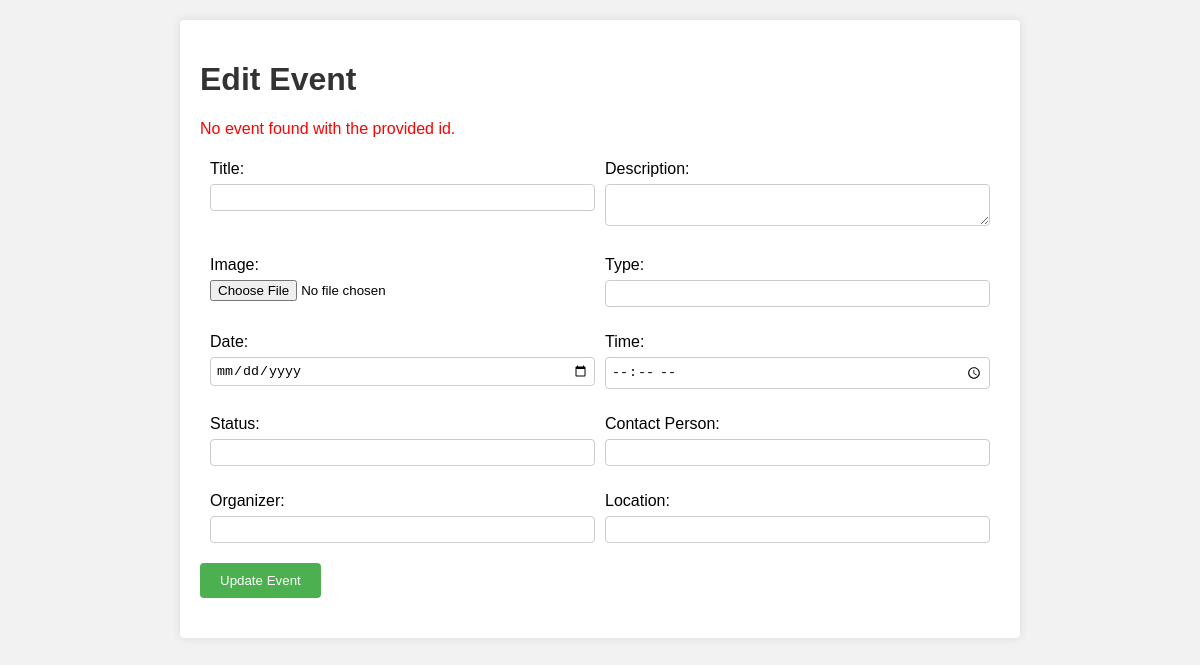
The page /Admin/functions/NewsUpdate/EditNews.php?id=6 on the database as committed earlier.
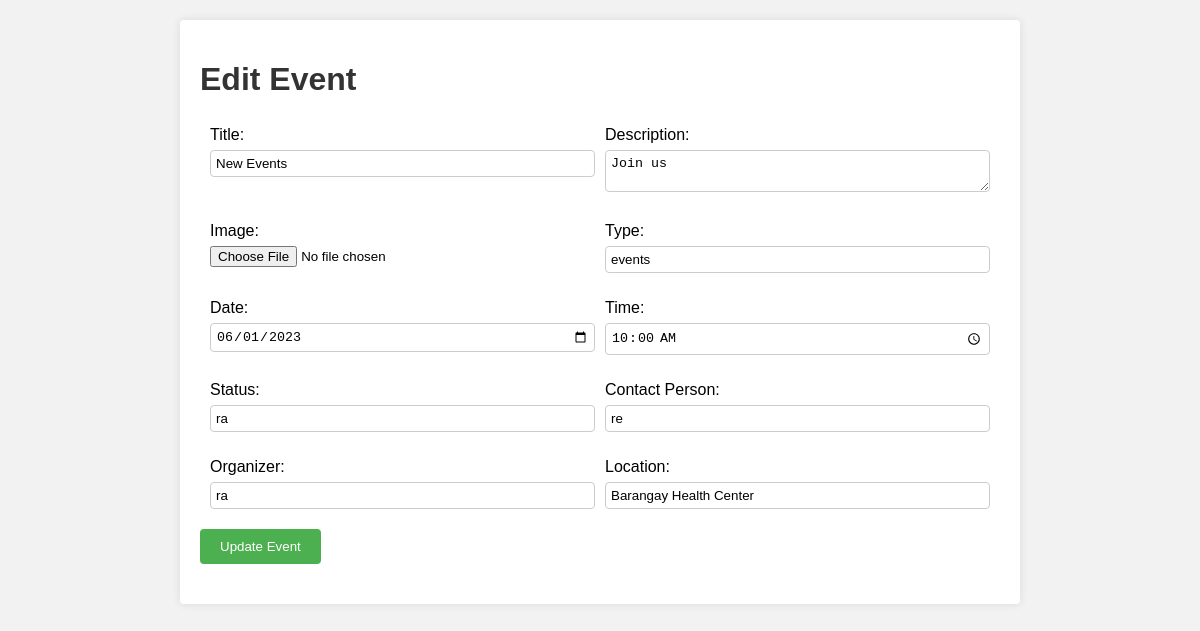
The same page on the database as committed later.
### tables this page shows
CREATE TABLE `news_events` (
  `id` int(11) NOT NULL AUTO_INCREMENT,
  `title` varchar(100) DEFAULT NULL,
  `description` text DEFAULT NULL,
  `image` varchar(100) DEFAULT NULL,
  `type` varchar(20) DEFAULT NULL,
  `date` date DEFAULT NULL,
  `time` time DEFAULT NULL,
  `status` varchar(50) DEFAULT NULL,
  `contact_person` varchar(50) DEFAULT NULL,
  `organizer` varchar(50) DEFAULT NULL,
  `location` varchar(100) DEFAULT NULL,
  `date_created` datetime DEFAULT NULL,
  `date_updated` datetime NOT NULL,
  `active` int(1) DEFAULT 1,
  PRIMARY KEY (`id`,`date_updated`)
);

### Admin/functions/NewsUpdate/EditNews.php (the view, shortened to what this page needs)
<!DOCTYPE html>
<html>
<head>
</head>
<body>
    <div class="card">
        <h1>Edit Event</h1>
        <?php
        include_once '../../../db.php';
        $title = $description = $image = $type = $date = $time = $status = $contact_person = $organizer = $location = '';
        if (isset($_GET['id'])) {
            $id = $_GET['id'];
            $sql = "SELECT * FROM news_events WHERE id=$id";
            $result = $conn->query($sql);
            if ($result->num_rows > 0) {
                $row = $result->fetch_assoc();
                $title = $row['title'];
                $description = $row['description'];
                $type = $row['type'];
                $date = $row['date'];
                $time = $row['time'];
                $status = $row['status'];
                $contact_person = $row['contact_person'];
                $organizer = $row['organizer'];
                $location = $row['location'];
            } else {
                echo '<p class="error-message">No event found with the provided id.</p>';
            }
        } else {
            echo '<p class="error-message">No id parameter provided.</p>';
        }
        ?>
        <form method="POST" action="" enctype="multipart/form-data">
            <div class="form-row">
                <div class="form-column">
                    <label for="title">Title:</label>
                    <input type="text" name="title" id="title" value="<?php echo $title; ?>" required>
                </div>
                <div class="form-column">
                    <label for="description">Description:</label>
                    <textarea name="description" id="description" required><?php echo $description; ?></textarea>
                </div>
            </div>
            <div class="form-row">
                <div class="form-column">
                    <label for="image">Image:</label><br>
                    <input type="file" name="image" id="image" required>
                </div>
                <div class="form-column">
                    <label for="type">Type:</label>
                    <input type="text" name="type" id="type" value="<?php echo $type; ?>" required>
                </div>
            </div>
            <div class="form-row">
                <div class="form-column">
                    <label for="date">Date:</label>
                    <input type="date" name="date" id="date" value="<?php echo $date; ?>" required>
                </div>
                <div class="form-column">
                    <label for="time">Time:</label>
                    <input type="time" name="time" id="time" value="<?php echo $time; ?>" required>
                </div>
            </div>
            <div class="form-row">
                <div class="form-column">
                    <label for="status">Status:</label>
                    <input type="text" name="status" id="status" value="<?php echo $status; ?>" required>
                </div>
                <div class="form-column">
                    <label for="contact_person">Contact Person:</label>
                    <input type="text" name="contact_person" id="contact_person" value="<?php echo $contact_person; ?>" required>
                </div>
            </div>
            <div class="form-row">
                <div class="form-column">
                    <label for="organizer">Organizer:</label>
                    <input type="text" name="organizer" id="organizer" value="<?php echo $organizer; ?>" required>
                </div>
                <div class="form-column">
                    <label for="location">Location:</label>
                    <input type="text" name="location" id="location" value="<?php echo $location; ?>" required>
                </div>
            </div>
            <div class="form-row">
                <input type="submit" value="Update Event">
            </div>
        </form>
    </div>
</body>
</html>

Rows that differ between the two databases and show on the page:
added news_events: title "New Events", description "Join us", type "events", date "06/01/2023", time "10:00:00", status "ra", contact_person "re", organizer "ra", location "Barangay Health Center"
Other text that changed with them:
text no longer shown: "No event found with the provided id."
